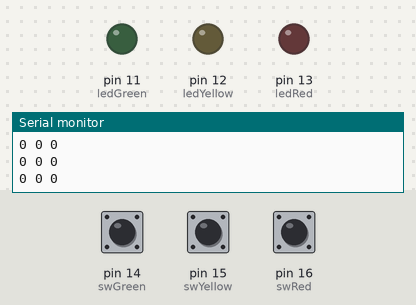
The sketch below on a simulated Arduino Uno, built with avr-gcc and run on an emulated ATmega328P. Parts: output pins drawn as LEDs (lit = HIGH), the last lines printed to the serial monitor. The test bench sets the inputs (shaded band); at power-on: pin 14 (swGreen) HIGH, pin 15 (swYellow) HIGH, pin 16 (swRed) HIGH.

Above: at 1.3 s.
1.4 s: pin 14 (swGreen) pulled LOW for 0.3 s
At 1.62 s:
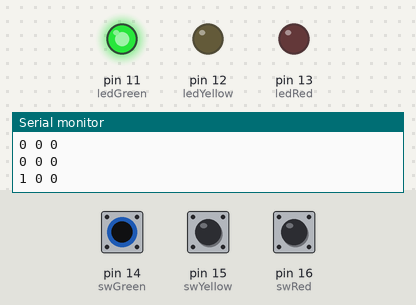
3.2 s: pin 15 (swYellow) pulled LOW for 0.3 s
At 3.38 s:
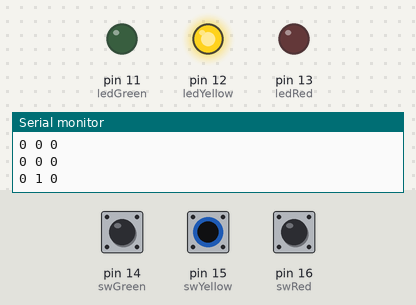
5.0 s: pin 16 (swRed) pulled LOW for 0.3 s
At 5.4 s:
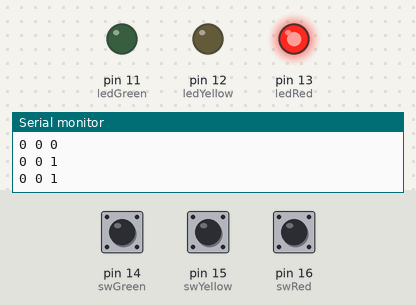
7.0 s: pin 16 (swRed) pulled LOW for 3.2 s
At 11.4 s:
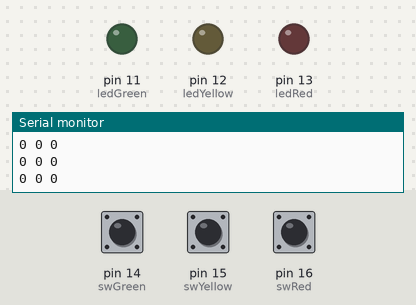
11.7 s: pin 14 (swGreen) pulled LOW for 3.2 s
At 12.7 s:
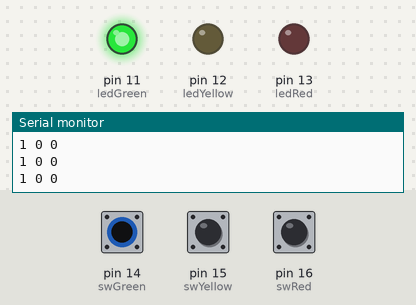
16.5 s: pin 14 (swGreen) driven LOW and pin 15 (swYellow) driven LOW
At 17.1 s:
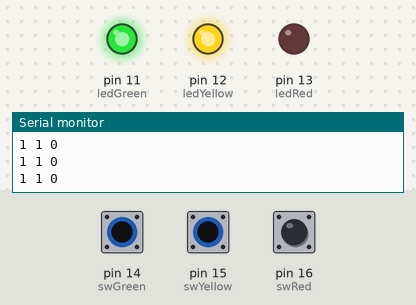
Timing chart, 0 to 19.0 s (numbered marks = the images above; inputs shaded):
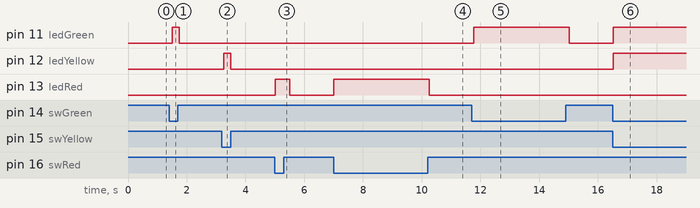

The sketch:

UNI2_Prog_7_semaforo.ino
```cpp
int swGreen = 14;
int swYellow = 15;
int swRed = 16;

int ledGreen = 11;
int ledYellow = 12;
int ledRed = 13;

void setup() {
  pinMode(swGreen, INPUT_PULLUP);
  pinMode(swYellow, INPUT_PULLUP);
  pinMode(swRed, INPUT_PULLUP);

  pinMode(ledGreen, OUTPUT);
  pinMode(ledYellow, OUTPUT);
  pinMode(ledRed, OUTPUT);

  Serial.begin(9600);
}

bool vG, vY, vR;
void loop() {

  vG = digitalRead(swGreen);  // [0 - 1]
  vY = digitalRead(swYellow);  // [0 - 1]
  vR = digitalRead(swRed);  // [0 - 1]

  vG = !vG;
  vY = !vY;
  vR = !vR;

  Serial.println(String(vG) + " " + String(vY) + " " + String(vR));

  digitalWrite(ledGreen,vG);
  digitalWrite(ledYellow,vY);
  digitalWrite(ledRed,vR);

  delay(250);
}

//Tarea (Programa).- Simulación de la Compuerta XOR con entrada de datos por "switch" y representación
//del resultado en un LED
```

Measured:
- after the input at 1.4 s, pin 11 (ledGreen): LOW → HIGH after 0.10 s, → LOW 0.25 s later
- after the input at 3.2 s, pin 12 (ledYellow): LOW → HIGH after 0.06 s, → LOW 0.25 s later
- after the input at 5.0 s, pin 13 (ledRed): LOW → HIGH at once, → LOW 0.50 s later
- after the input at 7.0 s, pin 13 (ledRed): LOW → HIGH at once, → LOW 3.3 s later
- after the input at 11.7 s, pin 11 (ledGreen): LOW → HIGH after 0.07 s, → LOW 3.3 s later
- after the input at 16.5 s, pin 11 (ledGreen), pin 12 (ledYellow): LOW → HIGH at once
